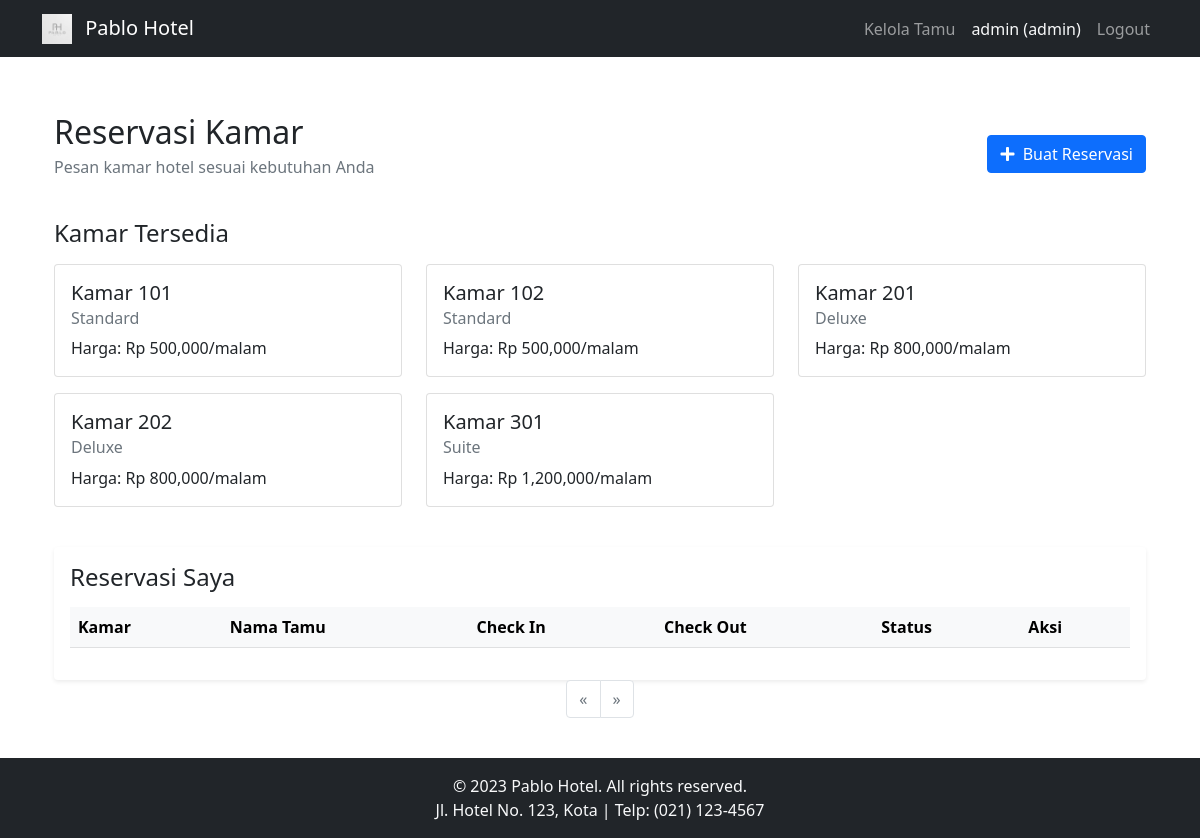
/reservasi/ (signed in), run on the app's committed database.
### hotel_app/app/models/user.py (models this page shows)
class User(UserMixin, db.Model):
    id = db.Column(db.Integer, primary_key=True)
    username = db.Column(db.String(80), unique=True, nullable=False)
    password = db.Column(db.String(80), nullable=False)
    nama = db.Column(db.String(100), nullable=False)
    email = db.Column(db.String(120), nullable=False)
    no_hp = db.Column(db.String(15), nullable=False)
    role = db.Column(db.String(20), nullable=False, default='tamu')

### hotel_app/app/models/hotel.py (models this page shows)
class Kamar(db.Model):
    id = db.Column(db.Integer, primary_key=True)
    nomor = db.Column(db.String(10), unique=True, nullable=False)
    tipe = db.Column(db.String(50), nullable=False)
    harga = db.Column(db.Float, nullable=False)
    status = db.Column(db.String(20), default='tersedia')
    gambar = db.Column(db.String(200))

### hotel_app/app/controllers/reservasi.py (the view)
@reservasi_bp.route('/')
@login_required
def index():
    page = request.args.get(get_page_parameter(), type=int, default=1)
    per_page = 4
    pagination = Reservasi.query.filter_by(user_id=current_user.id)\
        .order_by(Reservasi.created_at.desc())\
        .paginate(page=page, per_page=per_page, error_out=False)
    kamar_tersedia = Kamar.query.filter_by(status='tersedia').all()
    return render_template('reservasi/index.html',
        reservasi=pagination.items,
        pagination=pagination,
        kamar=kamar_tersedia
    )

### hotel_app/app/__init__.py (called while the page is built)
def create_app():
    app = Flask(__name__)
    app.config.from_object(Config)
    db.init_app(app)
    migrate.init_app(app, db)
    login_manager.init_app(app)
    from app.models.user import User
    @login_manager.user_loader
    def load_user(user_id):
        return User.query.get(int(user_id))
    from app.controllers.auth import auth_bp
    from app.controllers.main import main_bp
    from app.controllers.admin import admin_bp
    from app.controllers.reservasi import reservasi_bp
    app.register_blueprint(auth_bp)
    app.register_blueprint(main_bp)
    app.register_blueprint(admin_bp)
    app.register_blueprint(reservasi_bp)
    return app

### hotel_app/app/templates/reservasi/index.html (shortened to what this page needs)
{% extends "base.html" %}
{% block content %}
<div class="container">
    <div class="d-flex justify-content-between align-items-center mb-4">
        <div>
            <h2 class="mb-1">Reservasi Kamar</h2>
            <p class="text-muted">Pesan kamar hotel sesuai kebutuhan Anda</p>
        </div>
        <button type="button" class="btn btn-primary" data-bs-toggle="modal" data-bs-target="#tambahReservasiModal">
            <i class="fas fa-plus"></i> Buat Reservasi
        </button>
    </div>
    <div class="row mb-4">
        <div class="col-12">
            <h4 class="mb-3">Kamar Tersedia</h4>
            <div class="row">
                {% for k in kamar %}
                <div class="col-md-4 mb-3">
                    <div class="card">
                        <div class="card-body">
                            <h5 class="card-title">Kamar {{ k.nomor }}</h5>
                            <h6 class="card-subtitle mb-2 text-muted">{{ k.tipe }}</h6>
                            <p class="card-text">
                                Harga: Rp {{ "{:,.0f}".format(k.harga) }}/malam
                            </p>
                        </div>
                    </div>
                </div>
                {% endfor %}
            </div>
        </div>
    </div>
    <div class="card border-0 shadow-sm">
        <div class="card-body">
            <h4 class="mb-3">Reservasi Saya</h4>
            <div class="table-responsive">
                <table class="table table-hover">
                    <thead class="table-light">
                        <tr>
                            <th>Kamar</th>
                            <th>Nama Tamu</th>
                            <th>Check In</th>
                            <th>Check Out</th>
                            <th>Status</th>
                            <th>Aksi</th>
                        </tr>
                    </thead>
                </table>
            </div>
        </div>
    </div>
    <div class="d-flex justify-content-center">
        <ul class="pagination">
            {% if pagination.has_prev %}
            <li class="page-item">
                <a class="page-link" href="{{ url_for('reservasi.index', page=pagination.prev_num) }}" aria-label="Previous">
                    <span aria-hidden="true">&laquo;</span>
                </a>
            </li>
            {% else %}
            <li class="page-item disabled">
                <span class="page-link" aria-hidden="true">&laquo;</span>
            </li>
            {% endif %}
            {% if pagination.has_next %}
            <li class="page-item">
                <a class="page-link" href="{{ url_for('reservasi.index', page=pagination.next_num) }}" aria-label="Next">
                    <span aria-hidden="true">&raquo;</span>
                </a>
            </li>
            {% else %}
            <li class="page-item disabled">
                <span class="page-link" aria-hidden="true">&raquo;</span>
            </li>
            {% endif %}
        </ul>
    </div>
</div>
{% endblock %}

### hotel_app/app/templates/base.html (shortened to what this page needs)
<!DOCTYPE html>
<html lang="en">
<head>
    <link href="https://cdn.jsdelivr.net/npm/bootstrap@5.1.3/dist/css/bootstrap.min.css" rel="stylesheet">
    <link rel="stylesheet" href="{{ url_for('static', filename='css/style.css') }}">
    <link rel="stylesheet" href="https://cdnjs.cloudflare.com/ajax/libs/font-awesome/5.15.4/css/all.min.css">
</head>
<body>
    <nav class="navbar navbar-expand-lg navbar-dark bg-dark">
        <div class="container">
            <a class="navbar-brand" href="{{ url_for('main.home') }}">
                <img src="{{ url_for('static', filename='assets/images/logo/logo.jpg') }}"
                     height="30" class="d-inline-block align-text-top me-2">
                Pablo Hotel
            </a>
            <div class="navbar-nav">
                {% if current_user.is_authenticated %}
                    {% if current_user.role == 'admin' %}
                        <a class="nav-link" href="{{ url_for('admin.tamu') }}">Kelola Tamu</a>
                    {% else %}
                        <a class="nav-link" href="{{ url_for('reservasi.index') }}">Reservasi</a>
                    {% endif %}
                    <span class="nav-link text-light">{{ current_user.username }} ({{ current_user.role }})</span>
                    <a class="nav-link" href="{{ url_for('auth.logout') }}">Logout</a>
                {% else %}
                    <a class="nav-link" href="{{ url_for('auth.login') }}">Login</a>
                    <a class="nav-link" href="{{ url_for('auth.register') }}">Register</a>
                {% endif %}
            </div>
        </div>
    </nav>
    <div class="container mt-4">
        {% block content %}{% endblock %}
    </div>
    <footer class="bg-dark text-light py-3 mt-4">
        <div class="container text-center">
            <p class="mb-0">&copy; 2023 Pablo Hotel. All rights reserved.</p>
            <p class="mb-0">Jl. Hotel No. 123, Kota | Telp: (021) 123-4567</p>
        </div>
    </footer>
</body>
</html>

### hotel_app/app/static/css/style.css (style rules this page uses)
.navbar { margin-bottom: 2rem; }
.card { transition: transform 0.2s; }
.table th { font-weight: 600; }
.fas { margin-right: 0.25rem; }
body { display: flex; flex-direction: column; min-height: 100vh; }
.container { flex: 1; }
footer { background-color: #343a40; color: #ffffff; padding: 10px 0; text-align: center; }

### data on the page
User: username "admin", role "admin"
Kamar: nomor "101", tipe "Standard", harga "500,000"
Kamar: nomor "102", tipe "Standard", harga "500,000"
Kamar: nomor "201", tipe "Deluxe", harga "800,000"
Kamar: nomor "202", tipe "Deluxe", harga "800,000"
Kamar: nomor "301", tipe "Suite", harga "1,200,000"
